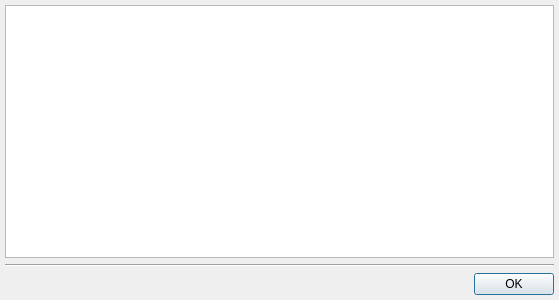
<?xml version="1.0" encoding="UTF-8"?>
<ui version="4.0">
 <class>InfoDialog</class>
 <widget class="QDialog" name="InfoDialog">
  <property name="geometry">
   <rect>
    <x>0</x>
    <y>0</y>
    <width>559</width>
    <height>300</height>
   </rect>
  </property>
  <property name="windowTitle">
   <string>Warning !</string>
  </property>
  <layout class="QGridLayout" name="gridLayout">
   <property name="leftMargin">
    <number>5</number>
   </property>
   <property name="topMargin">
    <number>5</number>
   </property>
   <property name="rightMargin">
    <number>5</number>
   </property>
   <property name="bottomMargin">
    <number>5</number>
   </property>
   <item row="0" column="0">
    <widget class="QTextEdit" name="textEdit">
     <property name="font">
      <font>
       <pointsize>9</pointsize>
      </font>
     </property>
     <property name="readOnly">
      <bool>true</bool>
     </property>
    </widget>
   </item>
   <item row="1" column="0">
    <widget class="Line" name="line">
     <property name="orientation">
      <enum>Qt::Horizontal</enum>
     </property>
    </widget>
   </item>
   <item row="2" column="0">
    <widget class="QDialogButtonBox" name="buttonBox">
     <property name="orientation">
      <enum>Qt::Horizontal</enum>
     </property>
     <property name="standardButtons">
      <set>QDialogButtonBox::Ok</set>
     </property>
    </widget>
   </item>
  </layout>
 </widget>
 <resources/>
 <connections>
  <connection>
   <sender>buttonBox</sender>
   <signal>accepted()</signal>
   <receiver>InfoDialog</receiver>
   <slot>accept()</slot>
   <hints>
    <hint type="sourcelabel">
     <x>248</x>
     <y>254</y>
    </hint>
    <hint type="destinationlabel">
     <x>157</x>
     <y>274</y>
    </hint>
   </hints>
  </connection>
  <connection>
   <sender>buttonBox</sender>
   <signal>rejected()</signal>
   <receiver>InfoDialog</receiver>
   <slot>reject()</slot>
   <hints>
    <hint type="sourcelabel">
     <x>316</x>
     <y>260</y>
    </hint>
    <hint type="destinationlabel">
     <x>286</x>
     <y>274</y>
    </hint>
   </hints>
  </connection>
 </connections>
</ui>
